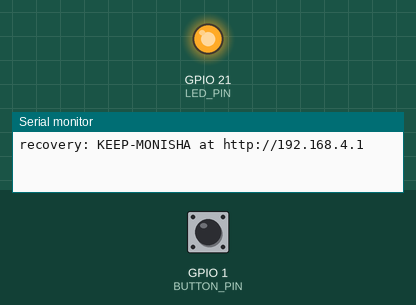
Simulated run of this sketch. Board: ESP32. Shown: output pins drawn as LEDs (lit = HIGH), the last lines printed to the serial monitor. Inputs (shaded band) come from the test bench; at power-on: GPIO 1 (BUTTON_PIN) HIGH.

Above: at 1.5 s.
1.6 s: GPIO 1 (BUTTON_PIN) pulled LOW for 0.15 s
At 1.85 s:
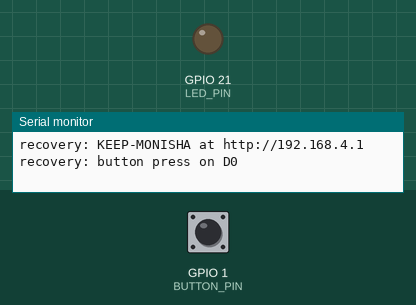
Timing chart, 0 to 4.6 s (numbered marks = the images above; inputs shaded):
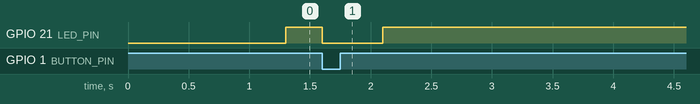

Measured:
- after the input at 1.6 s, GPIO 21 (LED_PIN): HIGH → LOW at once, → HIGH 0.50 s later

The sketch:

monisha_recovery.ino
```cpp
// The implementation lives in main.cpp to avoid Arduino's auto-prototype parser.
```

main.cpp
```cpp
#include <Arduino.h>
#include <WebServer.h>
#include <WiFi.h>

constexpr uint8_t BUTTON_PIN = 1; // XIAO D0, button to GND
constexpr uint8_t LED_PIN = 21;    // XIAO built-in yellow LED, active-low

WebServer server(80);
bool previous_button = HIGH;
unsigned long last_press = 0;
unsigned long led_until = 0;

void pulse_led(unsigned long duration) {
  digitalWrite(LED_PIN, LOW);
  led_until = millis() + duration;
}

void handle_status() {
  String body = "KEEP-MONISHA recovery\nmode: hotspot\nip: ";
  body += WiFi.softAPIP().toString();
  body += "\nbutton: D0 to GND\n";
  server.send(200, "text/plain", body);
}

void setup() {
  Serial.begin(115200);
  delay(300);
  pinMode(BUTTON_PIN, INPUT_PULLUP);
  pinMode(LED_PIN, OUTPUT);
  digitalWrite(LED_PIN, HIGH);

  WiFi.mode(WIFI_AP);
  WiFi.setSleep(false);
  WiFi.softAP("KEEP-MONISHA", "keepmonisha", 1, false, 3);

  server.on("/", handle_status);
  server.on("/status", handle_status);
  server.begin();
  pulse_led(1000);
  Serial.printf("recovery: KEEP-MONISHA at http://%s\n",
                WiFi.softAPIP().toString().c_str());
}

void loop() {
  server.handleClient();

  const bool button = digitalRead(BUTTON_PIN) == LOW;
  if (button && previous_button && millis() - last_press > 250) {
    last_press = millis();
    pulse_led(500);
    Serial.println("recovery: button press on D0");
  }
  previous_button = !button;

  if (led_until != 0 && millis() >= led_until) {
    digitalWrite(LED_PIN, HIGH);
    led_until = 0;
  }
  delay(1);
}
```
